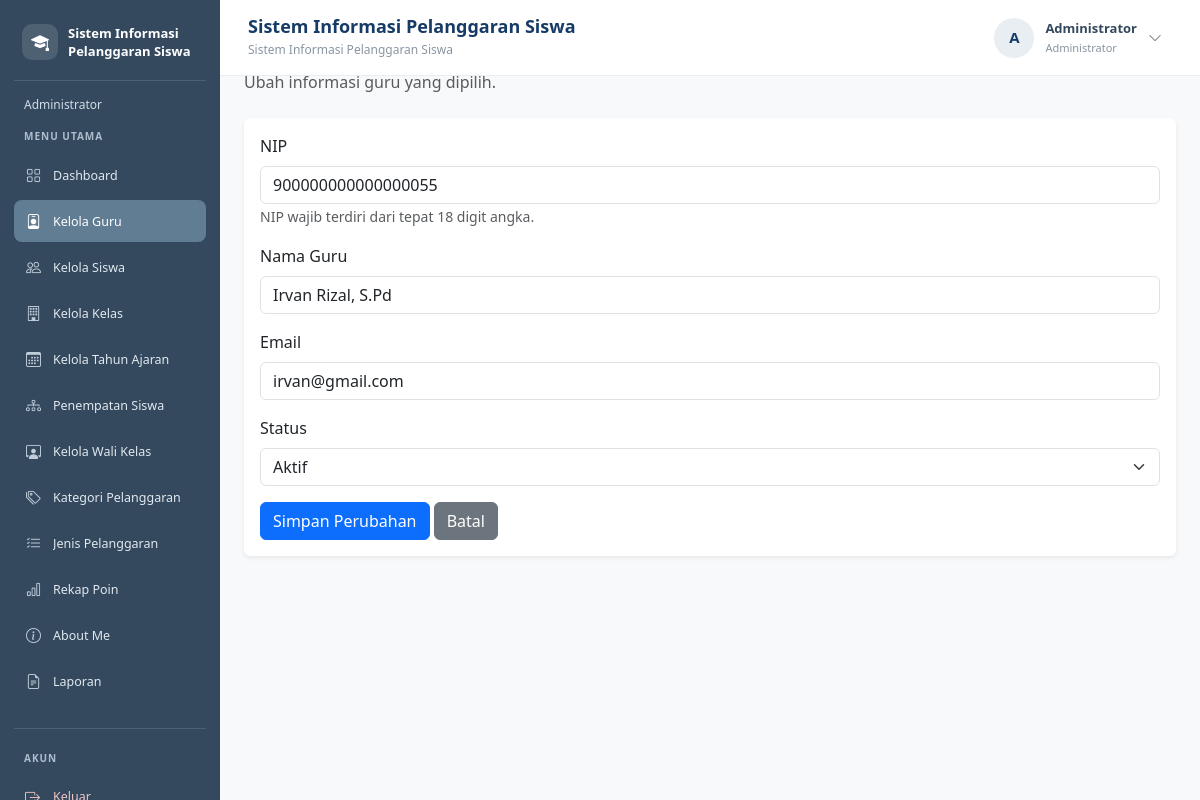
/edit_guru.php?id=55 (signed in), run on the app's committed database.
### tables this page shows
CREATE TABLE `t_guru` (
  `id` int(11) NOT NULL,
  `nip` varchar(30) NOT NULL,
  `nama` varchar(150) NOT NULL,
  `email` varchar(150) NOT NULL,
  `status_aktif` tinyint(1) NOT NULL,
  `user_id` int(11) NOT NULL,
  `created_at` timestamp NOT NULL DEFAULT current_timestamp(),
  `updated_at` timestamp NOT NULL DEFAULT current_timestamp()
);

### edit_guru.php (the view, shortened to what this page needs)
<?php
include "config/koneksi.php";
$id = filter_input(INPUT_GET, 'id', FILTER_VALIDATE_INT);
$stmt = mysqli_prepare(
    $koneksi,
    "SELECT nip, nama, email, status_aktif
     FROM t_guru WHERE id = ?"
);
mysqli_stmt_bind_param($stmt, "i", $id);
mysqli_stmt_execute($stmt);
$result = mysqli_stmt_get_result($stmt);
$guru = mysqli_fetch_assoc($result);
?>
<!DOCTYPE html>
<html lang="id">
<head>
    <link href="https://cdn.jsdelivr.net/npm/bootstrap@5.3.8/dist/css/bootstrap.min.css"
          rel="stylesheet">
</head>
<body>
<?php include "includes/sidebar.php"; ?>
<?php include "includes/navbar.php"; ?>
<main class="konten-utama">
    <h2>Edit Data Guru</h2>
    <p class="text-muted mb-4">Ubah informasi guru yang dipilih.</p>
    <div class="card shadow-sm border-0">
        <div class="card-body">
            <form method="POST">
                <div class="mb-3">
                    <label class="form-label">NIP</label>
                    <input
                        type="text"
                        name="nip"
                        class="form-control"
                        minlength="18"
                        maxlength="18"
                        pattern="[0-9]{18}"
                        inputmode="numeric"
                        title="NIP harus tepat 18 digit angka."
                        placeholder="Masukkan 18 digit NIP"
                        required
                        value="<?= htmlspecialchars($guru['nip'] ?? '', ENT_QUOTES, 'UTF-8'); ?>"
                    >
                    <small class="text-muted">
                        NIP wajib terdiri dari tepat 18 digit angka.
                    </small>
                </div>
                <div class="mb-3">
                    <label class="form-label">Nama Guru</label>
                    <input
                        type="text"
                        name="nama"
                        class="form-control"
                        maxlength="150"
                        required
                        value="<?= htmlspecialchars($guru['nama'] ?? '', ENT_QUOTES, 'UTF-8'); ?>"
                    >
                </div>
                <div class="mb-3">
                    <label class="form-label">Email</label>
                    <input
                        type="email"
                        name="email"
                        class="form-control"
                        maxlength="150"
                        required
                        value="<?= htmlspecialchars($guru['email'] ?? '', ENT_QUOTES, 'UTF-8'); ?>"
                    >
                </div>
                <div class="mb-3">
                    <label class="form-label">Status</label>
                    <select name="status_aktif" class="form-select" required>
                        <option value="1" <?= (string)$guru['status_aktif'] === '1' ? 'selected' : ''; ?>>
                            Aktif
                        </option>
                    </select>
                </div>
                <button type="submit" class="btn btn-primary">
                    Simpan Perubahan
                </button>
                <a href="data_guru.php" class="btn btn-secondary">
                    Batal
                </a>
            </form>
        </div>
    </div>
</main>
</body>
</html>

### edit_guru.php (style rules this page uses)
body { margin: 0; background: #f8f9fa; }
.konten-utama { margin-left: 220px; width: calc(100% - 220px); min-height: 100vh; padding: 24px; box-sizing: border-box; }

### data on the page
t_guru: nip "900000000000000055", nama "Irvan Rizal, S.Pd", email "irvan@gmail.com", status_aktif "Aktif"

### other printed values
$labelRole "Administrator"
$menu[0] "Dashboard"
$menu[0] "Kelola Guru"
$menu[0] "Kelola Siswa"
$menu[0] "Kelola Kelas"
$menu[0] "Kelola Tahun Ajaran"
$menu[0] "Penempatan Siswa"
$menu[0] "Kelola Wali Kelas"
$menu[0] "Kategori Pelanggaran"
$menu[0] "Jenis Pelanggaran"
$menu[0] "Rekap Poin"
$menu[0] "About Me"
$menu[0] "Laporan"
$judulNavbar "Sistem Informasi Pelanggaran Siswa"
$inisial "A"
